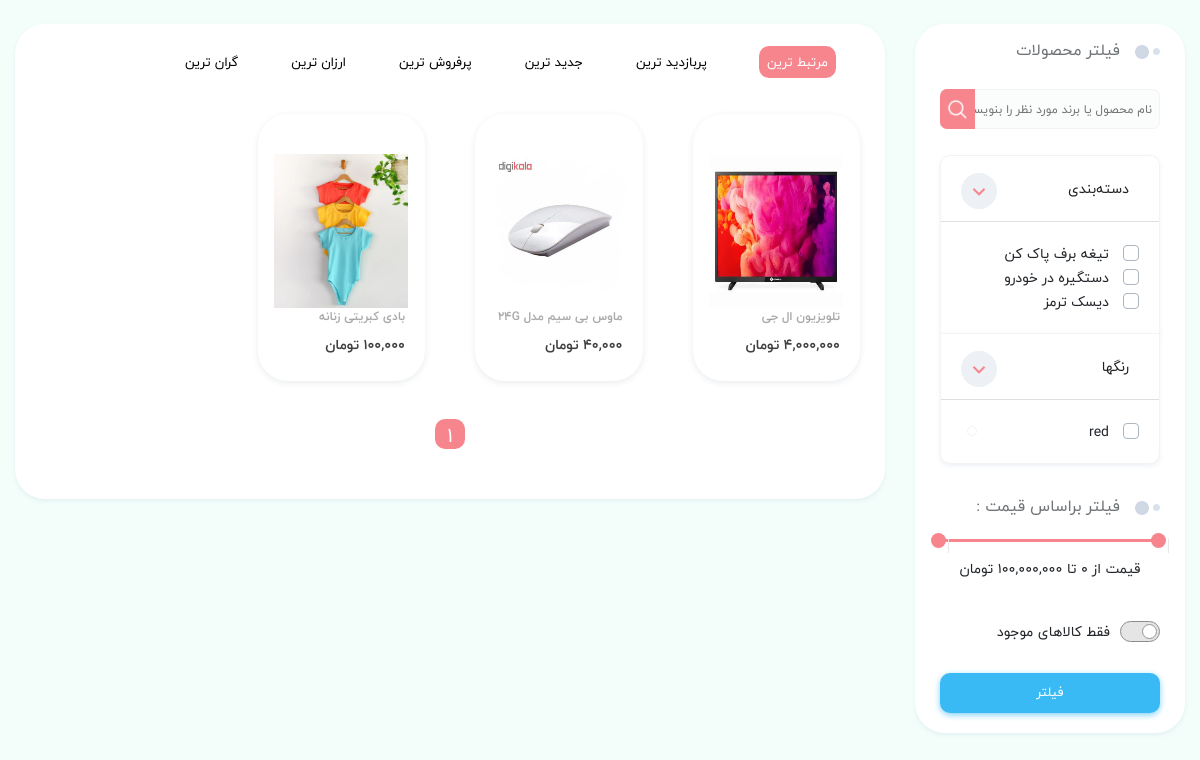
The app's page /brand/jac, older data.
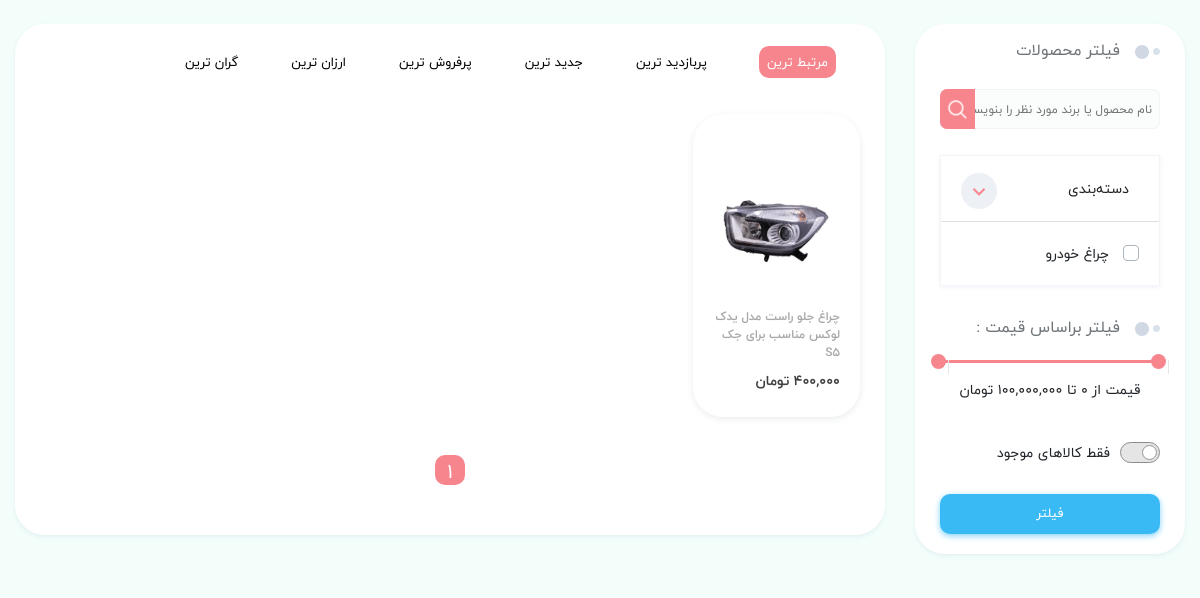
The same page, newer data.
### eshop_category/models.py (models this page shows, shortened)
class Category(MPTTModel):
    STATUS = (
        ('True', "فعال"),
        ("False", "غیرفعال")
    )
    parent = TreeForeignKey('self', blank=True, null=True, related_name='children', on_delete=models.SET_NULL,
                            verbose_name='دسته‌مادر')
    title = models.CharField(max_length=50, verbose_name='عنوان')
    en_title = models.CharField(max_length=50, verbose_name='عنوان انگلیسی')
    keyword = models.CharField(max_length=250, verbose_name='کلمه کلیدی')
    description = models.CharField(max_length=300, verbose_name='توضیحات')
    status = models.CharField(max_length=50, choices=STATUS, verbose_name='وضعیت')
    image = models.ImageField(blank=True, upload_to=upload_image_path, verbose_name='تصویر')
    slug = models.SlugField(verbose_name='عبارت لینک', blank=True, null=False, unique=True, allow_unicode=True,
                            max_length=200)
    creat_at = models.DateTimeField(auto_now_add=True, verbose_name='ایجاده شده در تاریخ')
    update_at = models.DateTimeField(auto_now=True, verbose_name='آپدیت شده در تاریخ')
    class Meta:
        verbose_name = 'دسته'
        verbose_name_plural = 'دسته‌بندی‌'
    class MPTTMeta:
        order_insertion_by = ['title']

### eshop_variant/models.py (models this page shows, shortened)
class Color(models.Model):
    name = models.CharField(max_length=20, verbose_name='اسم رنگ')
    code = models.CharField(max_length=10, blank=True, null=True, verbose_name='کد رنگ')
    def color_tag(self):
        if self.code is not None:
            return mark_safe('<p style="background-color:{}"> رنگ  </p>'.format(self.code))
        else:
            return ""
    color_tag.short_description = 'رنگ'
    class Meta:
        verbose_name = 'رنگ'
        verbose_name_plural = 'رنگ‌ها'

### eshop_product/models.py (models this page shows, shortened)
class Product(models.Model):
    STATUS = (
        ('True', "فعال"),
        ("False", "غیرفعال")
    )
    VARIANTS = (
        ('None', 'هیچ'),
        ('Size', 'سایز'),
        ('Color', 'رنگ'),
        ('Size-Color', 'سایزـ‌رنگ'),
    )
    category = models.ForeignKey(Category, on_delete=models.SET_NULL, null=True, verbose_name='دسته')
    brand = models.ForeignKey(Brand, on_delete=models.SET_NULL, blank=True, null=True, verbose_name='برند')
    title = models.CharField(max_length=200, verbose_name='عنوان فارسی')
    title_eng = models.CharField(max_length=150, blank=True, null=True, verbose_name='عنوان انگلیسی')
    keyword = models.CharField(max_length=250, verbose_name='کلمه کلیدی')
    variant = models.CharField(max_length=10, choices=VARIANTS, default='None', verbose_name='تنوع')
    description = models.CharField(max_length=300, verbose_name='توضیحات')
    image = models.ImageField(upload_to=upload_image_path, verbose_name='تصویر')
    price = models.IntegerField(verbose_name='قیمت')
    amount = models.IntegerField(verbose_name='تعداد')
    all_sale = models.IntegerField(default=0, verbose_name='تعداد فروش')
    view_count = models.BigIntegerField(default=0, verbose_name='تعداد بازدیدها')
    details = RichTextUploadingField(verbose_name='جزئيات محصول')
    analyze = RichTextUploadingField(blank=True, null=True, verbose_name='نقد و بررسی')
    status = models.CharField(max_length=50, choices=STATUS, verbose_name='وضعیت')
    slug = models.SlugField(verbose_name='عبارت لینک', null=False, unique=True, allow_unicode=True, max_length=200)
    creat_at = models.DateTimeField(auto_now_add=True, verbose_name='ایجاده شده در تاریخ')
    update_at = models.DateTimeField(auto_now=True, verbose_name='آپدیت شده در تاریخ')
    objects = ProductsManager()
    favourite = models.ManyToManyField(User, blank=True, verbose_name='علاقه‌مندی')
    class Meta:
        verbose_name = 'محصول'
        verbose_name_plural = 'محصولات'
    def price_th(self):
        return f"{self.price:,}"
    price_th.short_description = 'قیمت'
    def image_tag(self):
        return mark_safe('<img src="{}" height="50"/>'.format(self.image.url))
    image_tag.short_description = 'تصویر'
    def get_absolute_url(self):
        return reverse('product_detail', kwargs={'slug': self.slug, 'product_id': self.id})
    def fav_count(self):
        fav = User.objects.filter(product__exact=self.id)
        return fav.count()
    fav_count.short_description = 'تعداد علاقه‌مندان'

### eshop_product/views.py (the view)
# urls.py: path('brand/<slug>', product_list_brand, name='product_brand_list'),
def product_list_brand(request, slug):
    products = Product.objects.filter(brand__in=Brand.objects.filter(slug=slug), status=True)
    colors_list = []
    sizes_list = []
    brand_list = []
    child_list = []
    for pro in products:
        child_list.append(pro.category)
        if pro.variant == 'Color':
            var = Variants.objects.filter(product_id=pro.id)
            for v in var:
                color = v.color
                colors_list.append(color)
        if pro.variant == 'Size':
            var = Variants.objects.filter(product_id=pro.id)
            for v in var:
                size = v.size
                sizes_list.append(size)
        if pro.variant == 'Size-Color':
            var = Variants.objects.filter(product_id=pro.id)
            for v in var:
                size = v.size
                color = v.color
                sizes_list.append(size)
                colors_list.append(color)
    colors = [i for n, i in enumerate(colors_list) if i not in colors_list[n + 1:]]
    sizes = [i for n, i in enumerate(sizes_list) if i not in sizes_list[n + 1:]]
    brands = [i for n, i in enumerate(brand_list) if i not in brand_list[n + 1:]]
    childs = [i for n, i in enumerate(child_list) if i not in child_list[n + 1:]]
    my_filter = ProductFilter(request.GET, queryset=products)
    products = my_filter.qs
    paginator = Paginator(products, 8)  # Show 8 product per page.
    page_number = request.GET.get('page')
    page_obj = paginator.get_page(page_number)
    context = {
        'page_obj': page_obj,
        'childs': childs,
        'colors': colors,
        'sizes': sizes,
        'brands': brands,
        'my_filter': my_filter,
        'slug': slug
    }
    return render(request, 'product/product_list.html', context)

### templatefilter/filters_tem.py (called while the page is built)
@register.simple_tag
def my_url(value, field_name, urlencode=None):
    url = '?{}={}'.format(field_name, value)
    if urlencode:
        querystring = urlencode.split('&')
        filtered_querystring = filter(lambda p: p.split('=')[0] != field_name, querystring)
        encoded_querystring = '&'.join(filtered_querystring)
        url = '{}&{}'.format(url, encoded_querystring)
    return url

@register.simple_tag
def order_url(value, field_name, urlencode=None):
    url = '{}={}'.format(field_name, value)
    if urlencode:
        querystring = urlencode.split('&')
        for item in querystring:
            if item.find("page") > -1:
                querystring.remove(item)
        filtered_querystring = filter(lambda p: p.split('=')[0] != field_name, querystring)
        encoded_querystring = '&'.join(filtered_querystring)
        url = '?page=1&{}&{}'.format(encoded_querystring, url)
    else:
        url = '?page=1s=&{}'.format(url)
    return url

@register.filter(name='check_url')
def check_url(value, field_name):
    url = '{}={}&'.format(value, field_name)
    return url

### eshop_product/templates/product/product_list.html (shortened to what the changed rows need)
{% extends 'shared/_MainLayout.html' %}
{% load static %}
{% load humanize %}
{% load filter_tags %}
{% block header_ref %}
    <link rel="stylesheet" href="{% static 'css/vendor/nouislider.min.css' %}">
{% endblock %}
{% block content %}
    <main class="main-content dt-sl mt-4 mb-3">
        <div class="container main-container">
            <div class="row">
                <div class="col-lg-3 col-md-12 col-sm-12 sticky-sidebar">
                    <div class="dt-sn mb-3">
                        <form method="get" action="">
                            <div class="col-12">
                                <div class="section-title text-sm-title title-wide mb-1 no-after-title-wide">
                                    <h2>فیلتر محصولات</h2>
                                </div>
                            </div>
                            <div class="col-12 filter-product mb-3">
                                <div class="accordion" id="accordionExample">
                                    {% if childs %}
                                        <div class="card">
                                            <div class="card-header" id="headingOne">
                                                <h2 class="mb-0">
                                                    <button class="btn btn-block text-right collapsed" type="button"
                                                            data-toggle="collapse" data-target="#collapseOne"
                                                            aria-expanded="false" aria-controls="collapseOne">
                                                        دسته‌بندی
                                                        <i class="mdi mdi-chevron-down"></i>
                                                    </button>
                                                </h2>
                                            </div>
                                            <div id="collapseOne" class="collapse show" aria-labelledby="headingOne"
                                                 data-parent="#accordionExample">
                                                <div class="card-body">
                                                    {% for child in childs %}
                                                        <div class="custom-control custom-checkbox">
                                                            <label class="custom-control-label"
                                                                   for="customCheckCat{{ child.id }}">
                                                                {{ child.title }}</label>
                                                        </div>
                                                    {% endfor %}
                                                </div>
                                            </div>
                                        </div>
                                    {% endif %}
                                    {% if colors %}
                                        <div class="card">
                                            <div class="card-header" id="headingFour">
                                                <h2 class="mb-0">
                                                    <button class="btn btn-block text-right collapsed" type="button"
                                                            data-toggle="collapse" data-target="#collapseFour"
                                                            aria-expanded="false" aria-controls="collapseFour">
                                                        رنگها
                                                        <i class="mdi mdi-chevron-down"></i>
                                                    </button>
                                                </h2>
                                            </div>
                                            <div id="collapseFour" class="collapse show" aria-labelledby="headingFour"
                                                 data-parent="#accordionExample">
                                                <div class="card-body">
                                                    {% for color in colors %}
                                                        <div class="custom-control custom-checkbox">
                                                            <label class="custom-control-label"
                                                                   for="customCheckColor{{ color.id }}">{{ color.name }}</label>
                                                            <span class="filter-color"
                                                                  style="background-color:{{ color.code }}"></span>
                                                        </div>
                                                    {% endfor %}
                                                </div>
                                            </div>
                                        </div>
                                    {% endif %}
                                </div>
                            </div>
                            <div class="col-12 mb-4">
                                <div class="section-title text-sm-title title-wide no-after-title-wide mb-1">
                                    <h2>فیلتر براساس قیمت :</h2>
                                </div>
                            </div>
                        </form>
                    </div>
                </div>
                <div class="col-lg-9 col-md-12 col-sm-12 search-card-res">
                    <div class="dt-sl dt-sn px-0 search-amazing-tab">
                        <div class="ah-tab-content-wrapper dt-sl px-res-0">
                            <div class="ah-tab-content dt-sl" data-ah-tab-active="true">
                                <div class="row mb-3 mx-0 px-res-0">
                                    {% if page_obj %}
                                        {% for product in page_obj %}
                                            <div class="col-lg-3 col-md-4 col-sm-6 col-12 px-10 mb-1 px-res-0">
                                                <div class="product-card mb-2 mx-res-0">
                                                    <a class="product-thumb"
                                                       href="{{ product.get_absolute_url }}">
                                                        <img src="{{ product.image.url }}" alt="Product Thumbnail"
                                                             style="height: 154px; width: 154px;">
                                                    </a>
                                                    <div class="product-card-body">
                                                        <a class="product-meta"
                                                           href="{{ product.get_absolute_url }}">{{ product.title|truncatechars:50 }}</a>
                                                        <span class="product-price">{{ product.price|intcomma:False }} تومان</span>
                                                    </div>
                                                </div>
                                            </div>
                                        {% endfor %}
                                        </div>
                                        <div class="row">
                                            <div class="col-12">
                                                <div class="pagination">
                                                    {% for page in page_obj.paginator.page_range %}
                                                        {% if page == page_obj.number %}
                                                            <a href="{% my_url page 'page' request.GET.urlencode %}"
                                                               class="active-page">{{ page }}</a>
                                                        {% else %}
                                                            <a href="{% my_url page 'page' request.GET.urlencode %}">{{ page }}</a>
                                                        {% endif %}
                                                    {% endfor %}
                                                </div>
                                            </div>
                                        </div>
                                    {% else %}
                                        <div class="alert alert-danger text-center mr-5 ml-5 btn-block" role="alert">
                                            متاسفانه محصولی یافت نشد
                                        </div>
                                    {% endif %}
                            </div>
                        </div>
                    </div>
                </div>
            </div>
        </div>
    </main>
{% endblock %}

Row changes from the older to the newer data that the page shows:
no longer on this page (row unchanged): Category: title "تیغه برف پاک کن"
no longer on this page (row unchanged): Category: title "دستگیره در خودرو"
no longer on this page (row unchanged): Category: title "دیسک ترمز"
no longer on this page (row unchanged): Color: name "red"
no longer on this page (row edited): Product: image (picture), title "تلویزیون ال جی"
no longer on this page (row edited): Product: image (picture), title "ماوس بی سیم مدل 24G", price "40,000"
no longer on this page (row edited): Product: image (picture), title "بادی کبریتی زنانه"
now on this page (row unchanged): Category: title "چراغ خودرو"
now on this page (row edited): Product: image (picture), title "چراغ جلو راست مدل یدک لوکس مناسب برای جک S5"
Text that changed along with them:
text no longer shown: "رنگها"
